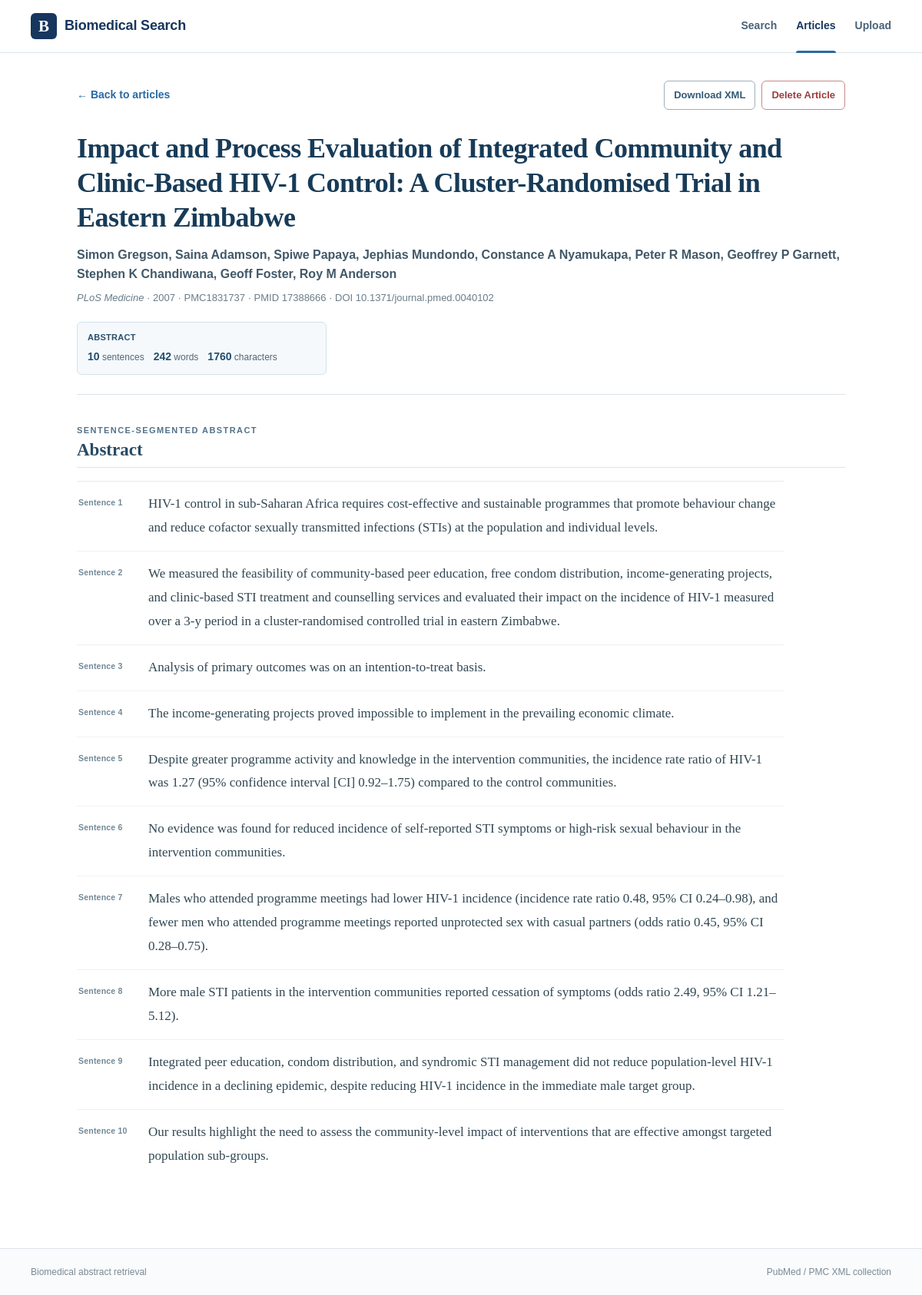
Page /document/35/?sort=newest&page=1 on the committed database.
### search/models.py (models this page shows, shortened)
class Document(models.Model):
    title = models.CharField(max_length=500)
    source_file = models.CharField(max_length=300, unique=True)
    pmcid = models.CharField(max_length=40, blank=True, db_index=True)
    pmid = models.CharField(max_length=40, blank=True, db_index=True)
    doi = models.CharField(max_length=200, blank=True)
    journal = models.CharField(max_length=300, blank=True)
    publication_year = models.CharField(max_length=10, blank=True)
    authors = models.TextField(blank=True)
    abstract = models.TextField(blank=True)
    raw_text = models.TextField()
    char_count = models.IntegerField(default=0)
    word_count = models.IntegerField(default=0)
    sentence_count = models.IntegerField(default=0)
    avg_words_per_sentence = models.FloatField(default=0)
    indexed_at = models.DateTimeField(auto_now=True)
    class Meta:
        ordering = ["-indexed_at", "title"]

### search/views.py (the view)
# urls.py: path("document/<int:pk>/", views.document_detail_view, name="document_detail"),
def document_detail_view(request, pk):
    doc = get_object_or_404(Document, pk=pk)
    query = request.GET.get("q", "").strip()
    result_page = request.GET.get("page", "").strip()
    result_year = request.GET.get("year", "").strip()
    abstract_stats = _basic_stats(doc.abstract, include_sentences=True)
    abstract_sentences, abstract_match_count = _build_abstract_sentences(doc.abstract, query)
    keyword_count = _keyword_match_count(doc.abstract, query) if query else None
    return render(request, "search/document_detail.html", {
        "doc": doc,
        "query": query,
        "result_page": result_page,
        "result_year": result_year,
        "highlighted_title": _highlight(doc.title, query),
        "abstract_sentences": abstract_sentences,
        "abstract_match_count": abstract_match_count,
        "keyword_count": keyword_count,
        "abstract_stats": abstract_stats,
        "page_title": doc.title,
    })

### search/text_processing.py (called while the page is built)
def _token_scan_text(text: str):
    return _NUMERIC_RANGE_BOUNDARY.sub(" ", text or "")

def tokenize(text: str):
    original = text or ""
    return [
        original[m.start():m.end()].casefold()
        for m in TOKEN_PATTERN.finditer(_token_scan_text(original))
    ]

def split_sentences(text: str):
    text = (text or "").strip()
    if not text:
        return []
    paragraphs = [p.strip() for p in re.split(r"\r?\n+", text) if p.strip()]
    sentences = []
    for paragraph in paragraphs:
        sentences.extend(_split_paragraph_sentences(paragraph))
    return sentences

def document_stats(text: str):
    raw_text = text or ""
    visible_text = re.sub(r"\s+", " ", raw_text).strip()
    word_count = len(tokenize(visible_text))
    sentence_count = len(split_sentences(raw_text))
    return {
        "char_count": len(visible_text),
        "char_count_no_space": len(visible_text.replace(" ", "")),
        "word_count": word_count,
        "sentence_count": sentence_count,
        "avg_words_per_sentence": round(word_count / sentence_count, 2) if sentence_count else 0,
    }

### search/views.py (called while the page is built, shortened)
def _highlight(text, raw_query, match_state=None):
    if not text or not raw_query:
        return escape(text or "")

def _basic_stats(text, include_sentences=True):
    stats = document_stats(text)
    result = {
        "characters": stats["char_count"],
        "characters_no_space": stats["char_count_no_space"],
        "words": stats["word_count"],
    }
    if include_sentences:
        result["sentences"] = stats["sentence_count"]
    return result

def _build_abstract_sentences(abstract, query):
    match_state = {"count": 0}
    rendered = []
    for number, sentence in enumerate(split_sentences(abstract), start=1):
        rendered.append({
            "number": number,
            "html": _highlight(sentence, query, match_state),
        })
    return rendered, match_state["count"]

### search/templates/search/document_detail.html (shortened to what this page needs)
{% extends "search/base.html" %}
{% block content %}
<main class="site-shell article-page abstract-only-page">
  <div class="article-topbar">
    {% if query %}
      <a class="back-link" href="{% url 'search:home' %}?q={{ query|urlencode }}{% if result_year %}&year={{ result_year|urlencode }}{% endif %}{% if result_page %}&page={{ result_page }}{% endif %}">← Back to search results</a>
    {% else %}
      <a class="back-link" href="{% url 'search:articles' %}?sort={{ request.GET.sort|default:'newest'|urlencode }}{% if request.GET.year %}&year={{ request.GET.year|urlencode }}{% endif %}{% if request.GET.page %}&page={{ request.GET.page|urlencode }}{% endif %}">← Back to articles</a>
    {% endif %}
    <div class="article-actions">
      <a class="secondary-button" href="{% url 'search:download_xml' doc.pk %}">Download XML</a>
      <button class="danger-button" type="button" id="open-delete-dialog">Delete Article</button>
    </div>
  </div>
  <article class="article-card abstract-focused-card">
    <header class="article-header">
      <h1>{{ highlighted_title }}</h1>
      {% if doc.authors %}<p class="authors">{{ doc.authors }}</p>{% endif %}
      <p class="citation-line article-meta">
        {% if doc.journal %}<em>{{ doc.journal }}</em>{% endif %}
        {% if doc.publication_year %}{% if doc.journal %} · {% endif %}{{ doc.publication_year }}{% endif %}
        {% if doc.pmcid %} · {{ doc.pmcid }}{% endif %}
        {% if doc.pmid %} · PMID {{ doc.pmid }}{% endif %}
        {% if doc.doi %} · DOI {{ doc.doi }}{% endif %}
      </p>
      <div class="article-stat-summary abstract-only-stats" aria-label="Abstract statistics">
        {% if doc.abstract %}
        <div class="stat-group primary-stat-group">
          <span class="stat-group-label">Abstract</span>
          <span><strong>{{ abstract_stats.sentences }}</strong> sentences</span>
          <span><strong>{{ abstract_stats.words }}</strong> words</span>
          <span><strong>{{ abstract_stats.characters }}</strong> characters</span>
        </div>
        {% endif %}
      </div>
    </header>
    {% if doc.abstract %}
    <section class="article-section abstract-section segmented-abstract-section">
      <div class="section-heading-row abstract-heading-row">
        <div>
          <span class="section-kicker">SENTENCE-SEGMENTED ABSTRACT</span>
          <h2>Abstract</h2>
        </div>
      </div>
      <div class="abstract-sentence-list">
        {% for sentence in abstract_sentences %}
          <div class="sentence-segment abstract-sentence" data-sentence="{{ sentence.number }}">
            <span class="sentence-number">Sentence {{ sentence.number }}</span>
            <p class="article-copy sentence-text">{{ sentence.html }}</p>
          </div>
        {% empty %}
          <p class="article-copy">No abstract is available.</p>
        {% endfor %}
      </div>
    </section>
    {% endif %}
  </article>
</main>
{% endblock %}

### search/static/search/site.css (style rules this page uses)
:root { --navy: #17365d; --navy-deep: #102a47; --blue: #2a6aa4; --blue-hover: #1f5684; --text: #243746; --muted: #687985; --line: #dbe3e9; --line-strong: #c7d3dc; --soft: #f6f9fb; --soft-blue: #eef5fa; --highlight: #fff0a6; --highlight-strong: #ffd95c; --white: #ffffff; --radius: 8px; --shadow: 0 8px 28px rgba(27, 56, 81, .08); }
* { box-sizing: border-box; }
html { min-height: 100%; scroll-behavior: smooth; }
body { margin: 0; min-height: 100vh; display: flex; flex-direction: column; color: var(--text); background: var(--white); font-family: Arial, Helvetica, sans-serif; line-height: 1.55; }
a { color: var(--blue); text-decoration: none; }
button, input, select { font: inherit; }
.site-shell { width: min(1120px, calc(100% - 40px)); margin: 0 auto; }
.hero-eyebrow, .section-kicker { display: block; margin-bottom: 10px; color: #52728a; font-size: 11px; font-weight: 800; letter-spacing: .13em; }
.main-search button, .primary-button, .secondary-button, .match-button { border-radius: 6px; font-weight: 700; cursor: pointer; }
.citation-line { margin: 0; color: #6b7d89; font-size: 13px; }
.article-page { max-width: 1000px; padding-top: 36px; padding-bottom: 84px; }
.article-topbar { display: flex; align-items: center; justify-content: space-between; gap: 18px; margin-bottom: 24px; }
.back-link { font-size: 14px; font-weight: 700; }
.secondary-button { padding: 8px 12px; border: 1px solid #9dafbd; background: #fff; color: #315a78; font-size: 13px; }
.article-card { min-width: 0; }
.article-header { padding: 4px 0 25px; border-bottom: 1px solid var(--line); }
.article-header h1 { max-width: 930px; margin: 0 0 14px; color: #173b58; font: 700 36px/1.25 Georgia, "Times New Roman", serif; letter-spacing: -.015em; }
.authors { margin: 0 0 7px; color: #425968; font-weight: 700; }
.article-meta { line-height: 1.65; }
.article-section { margin-top: 38px; }
.section-heading-row { display: flex; align-items: center; justify-content: space-between; gap: 20px; margin-bottom: 17px; padding-bottom: 9px; border-bottom: 1px solid var(--line); }
.article-section h2 { margin: 0; color: #294a63; font: 700 23px Georgia, "Times New Roman", serif; }
.article-copy { margin: 0; color: #314753; font-family: Georgia, "Times New Roman", serif; font-size: 17px; line-height: 1.78; }
.sentence-segment { position: relative; margin: 0 0 9px; padding-left: 17px; }
.sentence-segment:last-child { margin-bottom: 0; }
.sentence-segment::before { content: ""; position: absolute; left: 0; top: .78em; width: 5px; height: 5px; border-radius: 50%; background: #9bb6c9; }
.article-actions { display: flex; align-items: center; gap: 8px; }
.danger-button { padding: 8px 12px; border: 1px solid #c78989; border-radius: 6px; background: #fff; color: #9c3d3d; font-size: 13px; font-weight: 700; cursor: pointer; }
.article-stat-summary { display: grid; grid-template-columns: repeat(2, minmax(0, 1fr)); gap: 9px 12px; margin-top: 21px; }
.stat-group { display: flex; align-items: baseline; flex-wrap: wrap; gap: 5px 12px; padding: 11px 13px; border: 1px solid #dfe7ec; border-radius: 6px; background: #f8fafb; color: #526775; font-size: 12px; }
.stat-group-label { flex: 0 0 100%; margin-bottom: 1px; color: #294f69; font-size: 11px; font-weight: 800; letter-spacing: .025em; text-transform: uppercase; }
.stat-group strong { color: #244e6d; font-size: 14px; }
.sentence-segment { position: relative; display: grid; grid-template-columns: 78px minmax(0, 1fr); gap: 13px; align-items: start; margin: 0; padding: 9px 0; border-bottom: 1px solid #edf1f4; }
.sentence-segment:last-child { border-bottom: 0; }
.sentence-segment::before { display: none; }
.sentence-number { padding-top: 5px; color: #718896; font-size: 10.5px; font-weight: 800; letter-spacing: .02em; white-space: nowrap; }
.sentence-text { margin: 0; }
.abstract-focused-card { max-width: 1000px; }
.abstract-only-stats { grid-template-columns: repeat(3, minmax(0, 1fr)); }
.primary-stat-group { background: #f5f9fc; border-color: #d4e2eb; }
.segmented-abstract-section { padding-bottom: 6px; }
.abstract-heading-row { align-items: flex-end; }
.abstract-heading-row .section-kicker { margin-bottom: 4px; }
.abstract-sentence-list { max-width: 920px; margin-top: 4px; border-top: 1px solid #e4eaee; }
.abstract-sentence { padding: 14px 2px; background: transparent; }
.abstract-sentence .sentence-text { line-height: 1.82; }

### rows in the picture
Document: title "Impact and Process Evaluation of Integrated Community and Clinic-Based HIV-1 Control: A Cluster-Randomised Trial in Eastern Zimbabwe", authors "Simon Gregson, Saina Adamson, Spiwe Papaya, Jephias Mundondo, Constance A Nyamukapa, Peter R Mason, Geoffrey P Garnett, Stephen K Chandiwana, Geoff Foster, Roy M Anderson", journal "PLoS Medicine", publication_year "2007", pmcid "PMC1831737", pmid "17388666", doi "10.1371/journal.pmed.0040102"

### other values in the picture
{{ abstract_stats.sentences }} "10"
{{ abstract_stats.words }} "242"
{{ abstract_stats.characters }} "1760"
{{ sentence.number }} "1" "2" "3" "4" "5" "6" "7" "8" "9" "10"
{{ sentence.html }} "Analysis of primary outcomes was on an intention-to-treat basis." "The income-generating projects proved impossible to implement in the prevailing economic climate." "No evidence was found for reduced incidence of self-reported STI symptoms or high-risk sexual behaviour in the intervention communities." "More male STI patients in the intervention communities reported cessation of symptoms (odds ratio 2.49, 95% CI 1.21–5.12)." "Our results highlight the need to assess the community-level impact of interventions that are effective amongst targeted population sub-groups."
